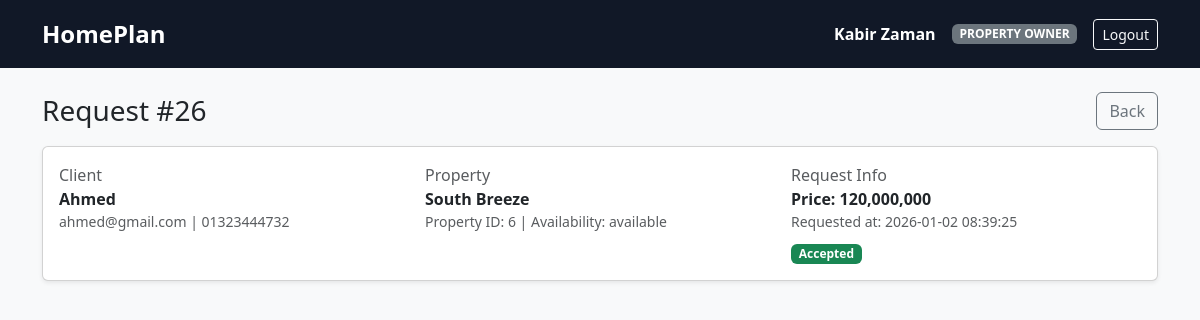
Screenshot of /property_owner/request_view.php?id=26 (signed in) with the database file from the repository.
### tables this page shows
CREATE TABLE `users` (
  `user_id` int(11) NOT NULL,
  `role` enum('client','property_owner','developer','architect','material_provider','worker_provider','interior_designer','admin') NOT NULL,
  `provider_type` enum('developer','builder','contractor','architect') DEFAULT NULL,
  `full_name` varchar(120) NOT NULL,
  `email` varchar(190) NOT NULL,
  `phone` varchar(30) DEFAULT NULL,
  `password` varchar(255) NOT NULL,
  `profile_pic` varchar(255) DEFAULT NULL,
  `house` varchar(60) DEFAULT NULL,
  `street` varchar(80) DEFAULT NULL,
  `city` varchar(80) DEFAULT NULL,
  `area_code` varchar(20) DEFAULT NULL,
  `created_at` timestamp NOT NULL DEFAULT current_timestamp()
);

CREATE TABLE `requests` (
  `request_id` int(11) NOT NULL,
  `client_id` int(11) NOT NULL,
  `provider_id` int(11) NOT NULL,
  `property_id` int(11) DEFAULT NULL,
  `request_type` varchar(30) NOT NULL,
  `status` enum('pending','accepted','rejected') NOT NULL DEFAULT 'pending',
  `creation_date` timestamp NOT NULL DEFAULT current_timestamp(),
  `area_unit` varchar(20) DEFAULT NULL,
  `area_value` decimal(12,2) DEFAULT NULL,
  `location_text` varchar(255) DEFAULT NULL,
  `asking_price` decimal(14,2) DEFAULT NULL,
  `road_width` decimal(10,2) DEFAULT NULL,
  `ownership_type` varchar(100) DEFAULT NULL,
  `notes` text DEFAULT NULL,
  `created_at` timestamp NOT NULL DEFAULT current_timestamp()
);

CREATE TABLE `properties` (
  `property_id` int(11) NOT NULL,
  `provider_id` int(11) NOT NULL,
  `location_id` int(11) NOT NULL,
  `project_name` varchar(160) DEFAULT NULL,
  `size_sqft` int(11) NOT NULL,
  `price` decimal(12,2) NOT NULL,
  `no_of_bedrooms` int(11) DEFAULT 0,
  `no_of_bathrooms` int(11) DEFAULT 0,
  `availability_status` enum('available','booked','sold') DEFAULT 'available',
  `created_at` timestamp NOT NULL DEFAULT current_timestamp()
);

### property_owner/request_view.php (the view, shortened to what this page needs)
<?php
require_once __DIR__ . '/../config/db.php';
$provider_id = (int)$_SESSION['user_id'];
$request_id  = (int)($_GET['id'] ?? 0);
$stmt = $conn->prepare("SELECT full_name FROM users WHERE user_id=? LIMIT 1");
$stmt->bind_param("i", $provider_id);
$stmt->execute();
$u = $stmt->get_result()->fetch_assoc();
$full_name = $u['full_name'] ?? 'Property Owner';
$stmt = $conn->prepare("
    SELECT
      r.request_id, r.client_id, r.status, r.creation_date,
      u.full_name AS client_name, u.email AS client_email, u.phone AS client_phone,
      p.property_id, p.project_name, p.price, p.availability_status
    FROM requests r
    INNER JOIN properties p ON p.property_id = r.property_id
    LEFT JOIN users u ON u.user_id = r.client_id
    WHERE r.request_id = ? AND p.provider_id = ?
    LIMIT 1
");
$stmt->bind_param("ii", $request_id, $provider_id);
$stmt->execute();
$row = $stmt->get_result()->fetch_assoc();
$status = $row['status'] ?? 'pending';
$badge = 'bg-warning';
if ($status === 'accepted') $badge = 'bg-success';
?>
<!doctype html>
<html>
<head>
  <link rel="stylesheet" href="https://cdn.jsdelivr.net/npm/bootstrap@5.3.3/dist/css/bootstrap.min.css">
</head>
<body class="bg-light">
<div class="brandbar py-3">
  <div class="container d-flex justify-content-between align-items-center">
    <div class="fs-4 fw-bold">HomePlan</div>
    <div class="d-flex align-items-center gap-3">
      <div class="fw-semibold"><?= htmlspecialchars($full_name) ?></div>
      <span class="badge bg-secondary">PROPERTY OWNER</span>
      <a class="btn btn-sm btn-outline-light" href="/homeplan/auth/logout.php">Logout</a>
    </div>
  </div>
</div>
<div class="container py-4">
  <div class="d-flex justify-content-between align-items-center mb-3">
    <h3 class="mb-0">Request #<?= (int)$row['request_id'] ?></h3>
    <a class="btn btn-outline-secondary" href="/homeplan/property_owner/requests.php">Back</a>
  </div>
  <div class="card shadow-sm mb-3">
    <div class="card-body">
      <div class="row g-3">
        <div class="col-md-4">
          <div class="text-muted">Client</div>
          <div class="fw-semibold"><?= htmlspecialchars($row['client_name'] ?? ('Client#'.(int)$row['client_id'])) ?></div>
          <div class="small text-muted">
            <?= htmlspecialchars($row['client_email'] ?? '') ?>
            <?= $row['client_phone'] ? ' | ' . htmlspecialchars($row['client_phone']) : '' ?>
          </div>
        </div>
        <div class="col-md-4">
          <div class="text-muted">Property</div>
          <div class="fw-semibold"><?= htmlspecialchars($row['project_name'] ?? '-') ?></div>
          <div class="small text-muted">
            Property ID: <?= (int)$row['property_id'] ?> |
            Availability: <?= htmlspecialchars($row['availability_status'] ?? '-') ?>
          </div>
        </div>
        <div class="col-md-4">
          <div class="text-muted">Request Info</div>
          <div class="fw-semibold">Price: <?= number_format((float)($row['price'] ?? 0), 0) ?></div>
          <div class="small text-muted">Requested at: <?= htmlspecialchars($row['creation_date'] ?? '') ?></div>
          <div class="mt-2">
            <span class="badge <?= $badge ?>"><?= htmlspecialchars(ucfirst($status)) ?></span>
          </div>
        </div>
      </div>
    </div>
  </div>
</div>
</body>
</html>

### property_owner/request_view.php (style rules this page uses)
.brandbar { background:#111827;color:#fff }

### rows the page displays
users: full_name "Kabir Zaman"
requests: request_id "26", users.full_name "Ahmed", users.email "ahmed@gmail.com", users.phone "01323444732", property.project_name "South Breeze", property.property_id "6", property.availability_status "available", property.price "120,000,000", creation_date "2026-01-02 08:39:25", status "Accepted"
